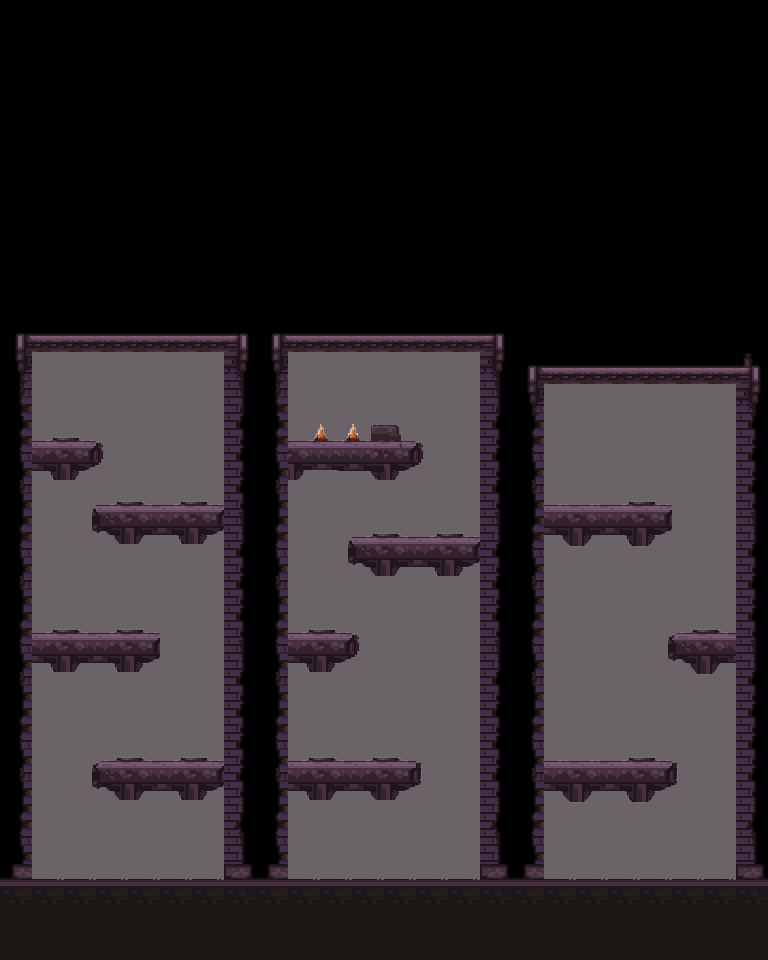

This game map was drawn from its Tiled (.tmx) file and the tilesets committed beside it. A one-line description and the full map source follow:
An orthogonal 24x30 tile map with 32x32 px tiles, 1 tile layer (Слой тайлов 1), 2 tilesets and 15 objects.

<map version="1.9" tiledversion="1.9.2" orientation="orthogonal" renderorder="right-down" width="24" height="30" tilewidth="32" tileheight="32" infinite="0" nextlayerid="3" nextobjectid="17">
 <tileset firstgid="1" source="../dark city tileset 1.tsx" />
 <tileset firstgid="1001" source="../inside_tileset1.tsx" />
 <layer id="1" name="Слой тайлов 1" width="24" height="30">
  <data encoding="csv">
0,0,0,0,0,0,0,0,0,0,0,0,0,0,0,0,0,0,0,0,0,0,0,0,
103,103,103,103,103,103,103,103,103,103,0,0,0,0,0,0,0,0,0,0,0,0,0,0,
103,103,103,103,103,103,103,103,103,103,103,103,103,103,103,103,103,103,103,103,103,103,103,103,
0,0,0,0,0,0,0,0,0,0,0,0,0,103,103,103,103,103,103,103,103,103,103,0,
103,103,103,103,103,103,103,103,103,103,103,103,103,103,103,103,103,103,103,103,103,103,103,103,
103,103,103,103,103,103,103,103,103,103,103,103,103,103,103,103,103,103,103,103,103,103,103,103,
103,103,103,103,103,103,103,103,103,103,103,103,103,103,103,103,103,103,103,103,103,0,0,0,
0,0,0,0,0,103,103,103,103,103,103,103,103,103,103,103,103,103,103,103,103,0,0,0,
0,0,0,0,0,0,0,0,0,0,0,0,0,0,0,0,0,0,0,0,0,0,0,0,
0,0,0,0,0,0,0,0,0,0,0,0,0,0,0,0,0,0,0,0,0,0,0,0,
343,353,353,353,353,353,353,357,343,353,353,353,353,353,353,357,0,0,0,0,0,0,0,0,
383,1028,1028,1028,1028,1028,1028,397,383,1028,1028,1028,1028,1028,1028,397,374,375,375,375,375,375,375,292,
423,1032,1032,1032,1032,1032,1032,437,423,1032,1032,1032,1032,1032,1032,437,414,1032,1032,1032,1032,1032,1032,332,
494,1043,1044,1007,1032,1032,1032,452,494,1003,1004,1005,1006,1007,1032,452,494,1032,1032,1032,1032,1032,1032,452,
534,1052,1053,1016,1032,1032,1032,452,534,1012,1013,1014,1053,1016,1032,452,534,1032,1032,1032,1032,1032,1032,452,
454,1032,1038,1043,1040,1043,1044,452,454,1032,1032,1032,1032,1032,1032,452,454,1041,1042,1043,1044,1032,1032,452,
494,1032,1047,1048,1049,1052,1053,372,494,1032,1038,1043,1040,1043,1044,372,494,1050,1051,1052,1053,1032,1032,372,
534,1032,1032,1032,1032,1032,1032,452,534,1032,1047,1048,1049,1052,1053,452,534,1059,1060,1061,1062,1063,1032,452,
454,1032,1032,1032,1032,1032,1032,452,454,1032,1032,1032,1032,1032,1032,452,454,1032,1032,1032,1032,1032,1032,452,
494,1043,1040,1043,1044,1032,1032,452,494,1043,1044,1007,1032,1032,1032,452,494,1032,1032,1032,1038,1039,1040,452,
534,1052,1049,1052,1053,1032,1032,372,534,1052,1053,1016,1032,1032,1032,372,534,1032,1032,1032,1047,1048,1049,372,
454,1032,1032,1032,1032,1032,1032,452,454,1032,1032,1032,1032,1032,1032,452,454,1032,1032,1032,1056,1057,1058,452,
494,1032,1032,1032,1032,1032,1032,452,494,1032,1032,1032,1032,1032,1032,452,494,1032,1032,1032,1032,1032,1032,452,
534,1032,1038,1039,1040,1043,1044,452,534,1043,1040,1043,1040,1045,1032,452,534,1041,1042,1043,1044,1045,1032,452,
454,1032,1047,1048,1049,1052,1053,452,454,1052,1049,1050,1053,1054,1032,452,454,1050,1051,1052,1053,1054,1032,452,
494,1032,1032,1032,1032,1032,1032,412,494,1032,1032,1032,1032,1032,1032,412,494,1059,1060,1061,1062,1063,1032,412,
534,1032,1032,1032,1032,1032,1032,372,534,1032,1032,1032,1032,1032,1032,372,534,1032,1032,1032,1032,1032,1032,372,
774,681,681,681,681,681,681,692,774,681,681,681,681,681,681,692,774,681,681,681,681,681,681,692,
721,722,723,724,725,721,721,721,721,721,721,721,721,721,721,721,721,721,721,721,721,721,722,723,
761,762,763,764,765,761,761,761,761,761,761,761,761,761,761,761,761,761,761,761,761,761,762,763
</data>
 </layer>
 <objectgroup id="2" name="Objects">
  <object id="2" x="736" y="896">
   <polyline points="0,0 0,-512 -192,-512 -192,0" />
  </object>
  <object id="3" x="480" y="896">
   <polyline points="0,0 0,-544 -192,-544 -192,0" />
  </object>
  <object id="4" x="224" y="896">
   <polyline points="0,0 0,-544 -192,-544 -192,0" />
  </object>
  <object id="5" x="544" y="768">
   <polyline points="0,0 128,0" />
  </object>
  <object id="6" x="672" y="640">
   <polyline points="0,0 64,0" />
  </object>
  <object id="7" x="672" y="512">
   <polyline points="0,0 -128,0" />
  </object>
  <object id="8" x="416" y="448">
   <polyline points="0,0 -128,0" />
  </object>
  <object id="9" x="352" y="544">
   <polyline points="0,0 128,0" />
  </object>
  <object id="10" x="352" y="640">
   <polyline points="0,0 -64,0" />
  </object>
  <object id="11" x="416" y="768">
   <polyline points="0,0 -128,0" />
  </object>
  <object id="12" x="224" y="768">
   <polyline points="0,0 -128,0" />
  </object>
  <object id="13" x="160" y="640">
   <polyline points="0,0 -128,0" />
  </object>
  <object id="14" x="224" y="512">
   <polyline points="0,0 -128,0" />
  </object>
  <object id="15" x="96" y="448">
   <polyline points="0,0 -64,0" />
  </object>
  <object id="16" x="0" y="882.667">
   <polyline points="0,0 768,2.66667" />
  </object>
 </objectgroup>
</map>
